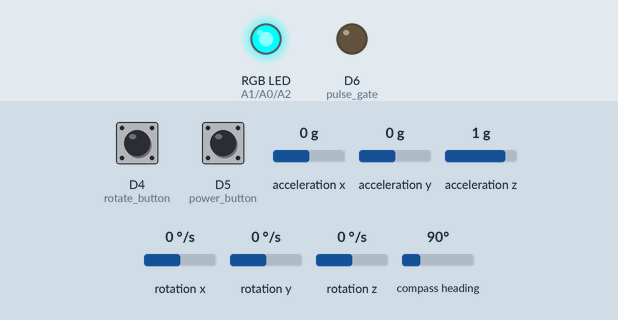
Bench run of a sketch on a simulated Arduino Nano 33 BLE. Parts: an RGB LED mixed from three pins (HIGH = lit), output pins drawn as LEDs (lit = HIGH). The test bench sets the inputs (shaded band); at power-on: D5 (power_button) HIGH, D4 (rotate_button) HIGH, acceleration x 0 g, acceleration y 0 g, acceleration z 1 g, rotation x 0 °/s, rotation y 0 °/s, rotation z 0 °/s, compass heading 90°. No radio packets arrive unless stated; nothing arrives over Bluetooth unless stated; a phone connects over Bluetooth LE 3 s after start; pins used as bus, display or sensor lines are not drawn.

Above: at 1.2 s.
1.3 s: D5 (power_button) pulled LOW for 0.15 s
At 2.1 s:
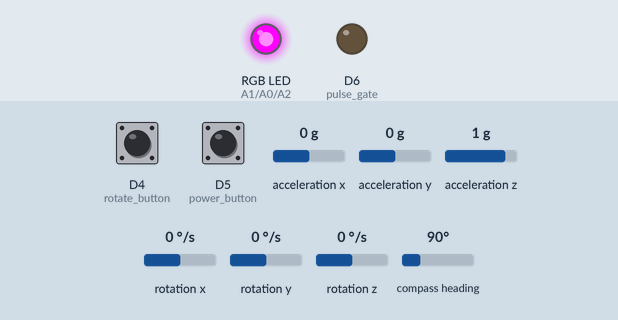
2.9 s: D4 (rotate_button) pulled LOW for 0.15 s
At 3.3 s:
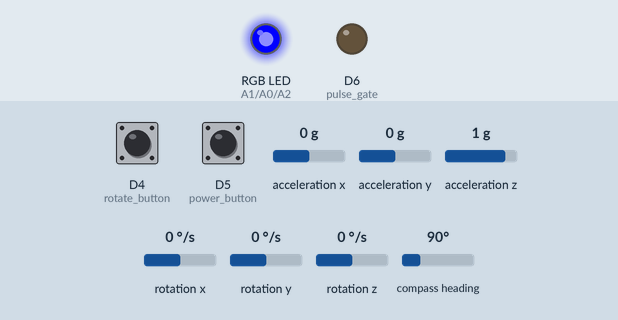
4.5 s: D4 (rotate_button) pulled LOW for 1 s
At 5.7 s:
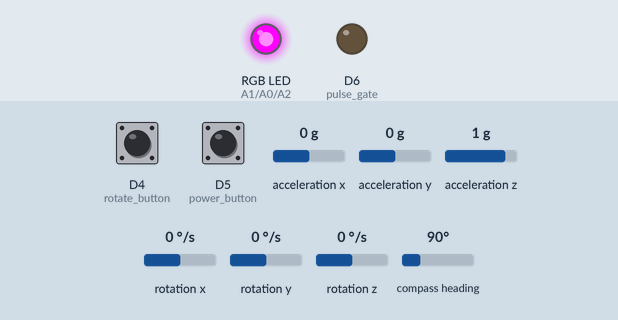
7.0 s: D4 (rotate_button) pulled LOW for 3.2 s
At 30.7 s:
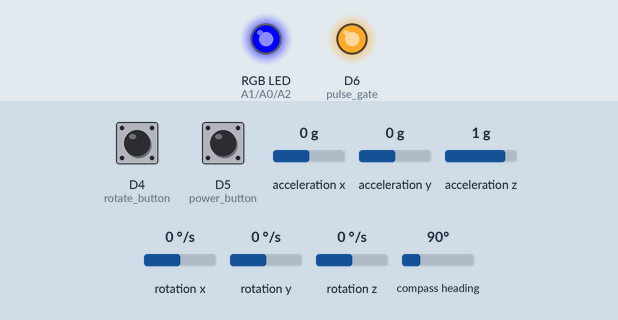
Timing chart, 0 to 31.5 s (numbered marks = the images above; inputs shaded):
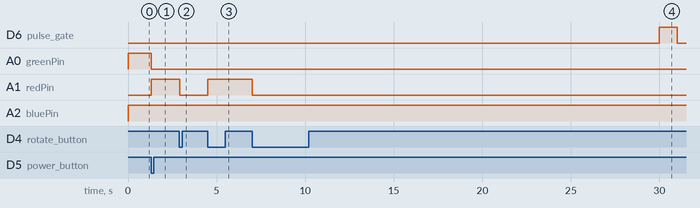

The sketch:

gyro_main_ble.ino
```cpp
#include <SPI.h>
#include <nRF24L01.h>
#include <RF24.h>
#include <Arduino_BMI270_BMM150.h>
#include <ArduinoBLE.h>

// define pins for nRF24 modul
#define CE_PIN 2
#define CSN_PIN 3

// define pins for button inputs
#define power_button 5
#define rotate_button 4

// Define RGB LED pins (Common Anode)
const int greenPin = A0;  // green = brown on A0
const int redPin = A1;    // red = blue on A1
const int bluePin = A2;   // blue = green on A2
const int powerPin = D9;  // power to hold 3.3V HIGH value

// *ENUM MUST BE AT THE TOP OF THE FILE BEFORE STRUCTS / FUNCS
enum ledColour { // enumerated list of all RGB colours
  Red,
  Green,
  Blue,
  Yellow,
  Cyan,
  Magenta,
  White,
  Off
};
ledColour curColour = Magenta; // default colour state begins with Magenta on startup

// intialize radio for nRF24 module
RF24 radio(CE_PIN, CSN_PIN);
const byte address[6] = "00001";  // Address of the pipe

struct RF_Packet { // RF packet to process info received
  bool power; // Indicates whether motors should be active
  bool rotate; // Indicates whether rotation should be enabled
  float driveX; // X-direction movement
  float driveY; // Y-direction movement
  float driveW; // Rotational movement (W angular velocity)
}__attribute__((packed));
RF_Packet dataToSend = {true, true, 1.0, 1.5, 2.0}; // basic default values for testing

// flags that are updated on button presses
volatile bool calibrate_flag = false;
volatile bool power_buttonPressed = false;
volatile bool rotate_buttonPressed = false;
static unsigned long lastInterruptTime = 0; // used to ensure a single tap does not cause multiple interrupt calls

// Interrupt Service Routines for Buttons
void handlePowerPress(){
  unsigned long interruptTime = millis();

  if (interruptTime - lastInterruptTime > 100) {
    power_buttonPressed = !power_buttonPressed; // change state
    if(power_buttonPressed) calibrate_flag = true; // recalibrate Home Position of controller when power button is pressed on
    lastInterruptTime = interruptTime;
  }
}

void handleRotatePress() {
  unsigned long interruptTime = millis();

  // additional 0.3s delay requirement here due to sticky rotate button hardware
  if (interruptTime - lastInterruptTime > 300) {
    rotate_buttonPressed = !rotate_buttonPressed;
    if (rotate_buttonPressed) calibrate_flag = true; // recalibrate Home Position of controller when rotate button is pressed on

    lastInterruptTime = interruptTime;
  }
}

// TILT MOTION CONTROL SETUP

float ax, ay, az;  // Accelerometer xyz values; Does not need calibration

float gx = 0, gy = 0, gz = 0;  // Gyro xyz values
float pitch_g = 0.0, roll_g = 0.0, yaw_g = 0.0; // global Gyro PRY values
float comp_yaw_g = 0.0; // additional complementary filter yaw value
float gx_offset = 0.00, gy_offset = 0.05, gz_offset = -0.24; // intended for calibration at high gyro_scale to help mitigate value drift
const int num_samples = 5000; // sample count used during Gryo calibration

float mx, my, mz;  // Magnetometer xyz values
// Magnetometer calibration values to help mitigate value drift
float mx_min =  -99.0, my_min =  -47.0, mz_min =  -46.0;
float mx_max = 27.0, my_max = 89.0, mz_max = 100.0;
bool calibrating = false;  // used during magnetometer calibration (Set to false after collecting enough data)

// store Home and Difference PRY values for tilt direction and magnitude
float base_roll = 0;
float base_pitch = 0;
float base_yaw = 0;
float diff_roll = 0;
float diff_pitch = 0;
float diff_yaw = 0;

float now_time, prev_time, dt; // used to calculate dt on a scale of ms

// Kalman filter class setup
class Kalman {
public:
  Kalman(float Q_angle_in, float Q_bias_in, float R_measure_in) {
    Q_angle = Q_angle_in; // Process noise covariance (responsiveness)
    Q_bias = Q_bias_in;  // Bias covariance (adaption)
    R_measure = R_measure_in; // Measurement noise covariance (how much bias towards absolute estimator vs predictor)

    angle = 0.0;
    bias = 0.0;
    rate = 0.0;
    P[0][0] = 1.0; P[0][1] = 0.0; P[1][0] = 0.0; P[1][1] = 1.0;
  }

  float getAngle(float newAngle, float newRate, float dt) {
    // Predict
    rate = newRate - bias;
    angle += dt * rate;

    // Update covariance matrix
    P[0][0] += dt * (dt * P[1][1] - P[0][1] - P[1][0] + Q_angle);
    P[0][1] -= dt * P[1][1];
    P[1][0] -= dt * P[1][1];
    P[1][1] += Q_bias * dt;

    // Compute Kalman gain to model noise of system
    float S = P[0][0] + R_measure;
    float K[2];
    K[0] = P[0][0] / S;
    K[1] = P[1][0] / S;

    // Update estimate to a more accurate prediction
    float y = newAngle - angle;
    angle += K[0] * y;
    bias += K[1] * y;

    // Update covariance matrix
    float P00_temp = P[0][0];
    float P01_temp = P[0][1];
    P[0][0] -= K[0] * P00_temp;
    P[0][1] -= K[0] * P01_temp;
    P[1][0] -= K[1] * P00_temp;
    P[1][1] -= K[1] * P01_temp;

    return angle;
  }

private:
  float Q_angle, Q_bias, R_measure;
  float angle, bias, rate;
  float P[2][2];
};
Kalman kalmanPitch(0.01,0.003,0.02); // to be used with Accel and Gyro
Kalman kalmanRoll(0.01,0.003,0.02); // to be used with Accel and Gyro
Kalman kalmanYaw(0.01,0.003,0.001); // to be used wtih Mag and Gryo

// Load Pulser Gate Logic setup
const int pulse_gate = D6; // pin to control gate
bool gateState = LOW; // state of wheter the gate is open or closed
const int pulse_ON = 1000; // pulse battery with increased load for 1 second
const int pulse_OFF = 30000; // wait between pulses for 30 seconds
unsigned long interval = pulse_OFF; // time measurement variables
unsigned long pulse_prevTime = 0;

// sets RGB LED colour using PWM signals to control RGB value pins
// could be more advanced but only uses main enumerated colours for LED strength
void set_ledColour(ledColour set_colour) {
  switch (set_colour) {
    case Red:
      analogWrite(redPin, 0);
      analogWrite(greenPin, 255);
      analogWrite(bluePin, 255);
      break;
    case Green:
      analogWrite(redPin, 255);
      analogWrite(greenPin, 0);
      analogWrite(bluePin, 255);
      break;
    case Blue:
      analogWrite(redPin, 255);
      analogWrite(greenPin, 255);
      analogWrite(bluePin, 0);
      break;
    case Yellow:
      analogWrite(redPin, 0);
      analogWrite(greenPin, 0);
      analogWrite(bluePin, 255);
      break;
    case Cyan:
      analogWrite(redPin, 255);
      analogWrite(greenPin, 0);
      analogWrite(bluePin, 0);
      break;
    case Magenta:
      analogWrite(redPin, 0);
      analogWrite(greenPin, 255);
      analogWrite(bluePin, 0);
      break;
    case White:
      analogWrite(redPin, 0);
      analogWrite(greenPin, 0);
      analogWrite(bluePin, 0);
      break;
    case Off:
      analogWrite(redPin, 255);
      analogWrite(greenPin, 255);
      analogWrite(bluePin, 255);
      break;
  }
}

// BLE setup
// findable advertising service and characteristic ID for data
const char *deviceServiceUUID = "891763a1-0d7f-48f1-b9fc-e403014730a1";
const char *deviceServicePacketCharUUID = "891763a3-0d7f-48f1-b9fc-e403014730a2";
BLEService dataService(deviceServiceUUID);
BLEStringCharacteristic dataPacketChar(deviceServicePacketCharUUID, BLERead | BLENotify, sizeof(dataToSend) + 5);

String structToString(RF_Packet &data){ // converts RF packet struct into a deconstructable string format for BLE
  String result = String(data.power) + "/";
  result += String(data.rotate) + "/";
  result += String(data.driveX) + "/";
  result += String(data.driveY) + "/";
  result += String(data.driveW) + "/";
  return result;
}

void setup() {
  Serial.begin(9600);

  // set device and local name for BLE advertising
  BLE.setDeviceName("KiwiGlove");
  BLE.setLocalName("KiwiGlove");

  // Initialize BLE
  if (!BLE.begin()) {
    Serial.println("Starting BLE failed!");
    while (1);
  }
  BLE.setAdvertisedService(dataService);
  dataService.addCharacteristic(dataPacketChar);
  BLE.addService(dataService);
  String dataBytes = structToString(dataToSend);
  dataPacketChar.setValue(dataBytes);
  BLE.advertise();

  // set LED pins
  pinMode(redPin, OUTPUT);
  pinMode(greenPin, OUTPUT);
  pinMode(bluePin, OUTPUT);
  pinMode(powerPin, OUTPUT);
  digitalWrite(powerPin,HIGH);

  //set Load Pulser Gate pins
  pinMode(pulse_gate,OUTPUT);
  digitalWrite(pulse_gate,gateState);

  // set Button Interrupt pins
  pinMode(power_button, INPUT_PULLUP);
  attachInterrupt(digitalPinToInterrupt(power_button), handlePowerPress, FALLING); // only when pin drops to gnd
  pinMode(rotate_button, INPUT_PULLUP);
  attachInterrupt(digitalPinToInterrupt(rotate_button), handleRotatePress, FALLING);

  // intializing radio
  radio.begin();
  radio.openWritingPipe(address);
  radio.setPALevel(RF24_PA_HIGH); // set power level for expected broadcast range
  radio.setChannel(100); // set RF channel to avoid common WiFi channels (0-99)
  radio.stopListening();  // Set module as transmitter

  // initialize IMU (Accel, Gyro and Mag)
  IMU.begin();

  while(!(IMU.accelerationAvailable() && IMU.gyroscopeAvailable() && IMU.magneticFieldAvailable())); // wait until sensors are ready
  // read in and initialize Home position starting values
  IMU.readAcceleration(ax,ay,az);
  IMU.readGyroscope(gx,gy,gz);
  IMU.readMagneticField(mx, my, mz);

  prev_time = millis();
  // calibrateGyroscope();

  // Magnetometer Calibration
  float mx_offset = (mx_max + mx_min) / 2.0;
  float my_offset = (my_max + my_min) / 2.0;
  float mz_offset = (mz_max + mz_min) / 2.0;

  float mx_scale = (mx_max - mx_min) / 2.0;
  float my_scale = (my_max - my_min) / 2.0;
  float mz_scale = (mz_max - mz_min) / 2.0;

  mx = (mx - mx_offset) / mx_scale;
  my = (my - my_offset) / my_scale;
  mz = (mz - mz_offset) / mz_scale;

  // Compute roll & pitch from accelerometer
  float roll  = atan2(ay, az) * 180.0 / PI;
  float pitch = atan2(-ax, sqrt(ay * ay + az * az)) * 180.0 / PI;

  // Compute tilt-compensated yaw from magnetometer
  float Xh = mx * cos(pitch * PI / 180.0) + mz * sin(pitch * PI / 180.0);
  float Yh = mx * sin(roll * PI / 180.0) * sin(pitch * PI / 180.0) + my * cos(roll * PI / 180.0) - mz * sin(roll * PI / 180.0) * cos(pitch * PI / 180.0);
  float yaw_mag = atan2(Yh, Xh) * 180.0 / PI;

  // Normalize yaw_mag to 0-360 degrees
  // if (yaw_mag < 0) yaw_mag += 360.0;
  // if (yaw_mag > 360) yaw_mag -= 360.0;
  roll_g = roll;
  pitch_g = pitch;
  yaw_g = yaw_mag;
  comp_yaw_g = yaw_mag;

  base_roll = roll;
  base_pitch = pitch;
  base_yaw = yaw_mag;
}

void loop() {

  // set LED based on state of Buttons
  if (power_buttonPressed) curColour = rotate_buttonPressed ? Yellow : Green;
  else curColour = Red;
  set_ledColour(curColour);

  // Load Pulser circuit check (swaps between 1 and 30 seconds)
  unsigned long pulse_curTime = millis();
  if (pulse_curTime - pulse_prevTime >= interval){
    pulse_prevTime = pulse_curTime;
    gateState = gateState ? LOW : HIGH;
    digitalWrite(pulse_gate,gateState);
    interval = gateState ? pulse_ON : pulse_OFF;
  }

  // if calibrate flag is set by buttons, then we update Home tilt position
  if (calibrate_flag){
    // Magnetometer Calibration
    float mx_offset = (mx_max + mx_min) / 2.0;
    float my_offset = (my_max + my_min) / 2.0;
    float mz_offset = (mz_max + mz_min) / 2.0;

    float mx_scale = (mx_max - mx_min) / 2.0;
    float my_scale = (my_max - my_min) / 2.0;
    float mz_scale = (mz_max - mz_min) / 2.0;

    mx = (mx - mx_offset) / mx_scale;
    my = (my - my_offset) / my_scale;
    mz = (mz - mz_offset) / mz_scale;

    // Compute roll & pitch from accelerometer
    float roll  = atan2(ay, az) * 180.0 / PI;
    float pitch = atan2(-ax, sqrt(ay * ay + az * az)) * 180.0 / PI;

    // Compute tilt-compensated yaw from magnetometer
    float Xh = mx * cos(pitch * PI / 180.0) + mz * sin(pitch * PI / 180.0);
    float Yh = mx * sin(roll * PI / 180.0) * sin(pitch * PI / 180.0) + my * cos(roll * PI / 180.0) - mz * sin(roll * PI / 180.0) * cos(pitch * PI / 180.0);
    float yaw_mag = atan2(Yh, Xh) * 180.0 / PI;

    // Normalize yaw_mag to 0-360 degrees
    // if (yaw_mag < 0) yaw_mag += 360.0;
    // if (yaw_mag > 360) yaw_mag -= 360.0;
    roll_g = roll;
    pitch_g = pitch;
    yaw_g = yaw_mag;
    comp_yaw_g = yaw_mag;

    base_roll = roll;
    base_pitch = pitch;
    base_yaw = yaw_mag;

    calibrate_flag = false;
  }

  // when all sensors are available, calculate current PRY values and get difference with Home PRY values
  // use difference to calcuate desired drive vector values
  if (IMU.accelerationAvailable() && IMU.gyroscopeAvailable() && IMU.magneticFieldAvailable()) {
    IMU.readAcceleration(ax, ay, az);
    IMU.readGyroscope(gx, gy, gz);
    IMU.readMagneticField(mx, my, mz);

    // apply Gyro offsets
    gx -= gx_offset;
    gy -= gy_offset;
    gz -= gz_offset;

    // calculate dt
    now_time = millis();
    dt = (now_time - prev_time) / 1000.0;
    prev_time = now_time;

    // calculate independent Gyro Yaw Prediction to be used with Kalman_Mag prediction later
    comp_yaw_g += gz * dt;

    // Apply Magnetometer Calibration
    float mx_offset = (mx_max + mx_min) / 2.0;
    float my_offset = (my_max + my_min) / 2.0;
    float mz_offset = (mz_max + mz_min) / 2.0;

    float mx_scale = (mx_max - mx_min) / 2.0;
    float my_scale = (my_max - my_min) / 2.0;
    float mz_scale = (mz_max - mz_min) / 2.0;

    mx = (mx - mx_offset) / mx_scale;
    my = (my - my_offset) / my_scale;
    mz = (mz - mz_offset) / mz_scale;

    // Compute roll & pitch from accelerometer
    float roll_a  = atan2(ay, az) * 180.0 / PI;
    float pitch_a = atan2(-ax, sqrt(ay * ay + az * az)) * 180.0 / PI;

    // Compute final Roll and Pitch with Accel predictions and Gyro values in Kalman Filter
    float pitch = kalmanPitch.getAngle(pitch_a, gx, dt);
    float roll = kalmanRoll.getAngle(roll_a, gy, dt);

    // Compute tilt-compensated yaw from magnetometer
    float Xh = mx * cos(pitch * PI / 180.0) + mz * sin(pitch * PI / 180.0);
    float Yh = mx * sin(roll * PI / 180.0) * sin(pitch * PI / 180.0) + my * cos(roll * PI / 180.0) - mz * sin(roll * PI / 180.0) * cos(pitch * PI / 180.0);
    float yaw_mag = atan2(Yh, Xh) * 180.0 / PI;

    // Compute Kalman yaw with Mag prediction and Gyro values in Kalman Filter
    float kalman_yaw = kalmanYaw.getAngle(yaw_mag, gz, dt);
    // Combine Kalman yaw with Gyro yaw prediction (much more reliable) to get final yaw
    float yaw = 0.98 * (comp_yaw_g) + (1 - 0.98) * kalman_yaw;

    // Compute difference between Home and Current PRY values
    diff_roll = roll - base_roll;
    diff_pitch = pitch - base_pitch;
    diff_yaw = yaw - base_yaw;

    // Update drive vector in RF packet based on PRY values between -45 and 45 degrees of range mapped to -1 to 1 in the user's frame of reference
    dataToSend.driveW = ((constrain(abs(diff_yaw),0,45) - 0.0) * (1.0 - 0) / (45.0 - 0) + 0) * (diff_yaw > 0 ? -1 : 1);
    dataToSend.driveX = ((constrain(abs(diff_pitch),0,45) - 0.0) * (1.0 - 0) / (45.0 - 0) + 0) * (diff_pitch > 0 ? -1 : 1);
    dataToSend.driveY = ((constrain(abs(diff_roll),0,45) - 0.0) * (1.0 - 0) / (45.0 - 0) + 0) * (diff_roll > 0 ? 1 : -1);
  }
  // Update button states in RF packet
  dataToSend.power = power_buttonPressed;
  dataToSend.rotate = rotate_buttonPressed;

  bool success = radio.write(&dataToSend, sizeof(dataToSend)); // send data over RF to Robot

  // check for BLE connections to arduino device
  BLEDevice central = BLE.central();
  BLE.poll();
  if(central){ // if connection conver RF packet to a string and update advertised information on BLE service
    String dataBytes = structToString(dataToSend);
    dataPacketChar.writeValue(dataBytes); // BLE service will automatically notify connected device of an update (flag set: BLENotify)
  }

  delay(10); // artificially introduced delay, otherwise Robot nRF24 module serial buffer would get overflow
}
```

Measured:
- after the input at 1.3 s, A0 (greenPin): HIGH → LOW at once; A1 (redPin): LOW → HIGH at once
- after the input at 2.9 s, A1 (redPin): HIGH → LOW at once
- after the input at 4.5 s, A1 (redPin): LOW → HIGH at once
- after the input at 7.0 s, A1 (redPin): HIGH → LOW at once
